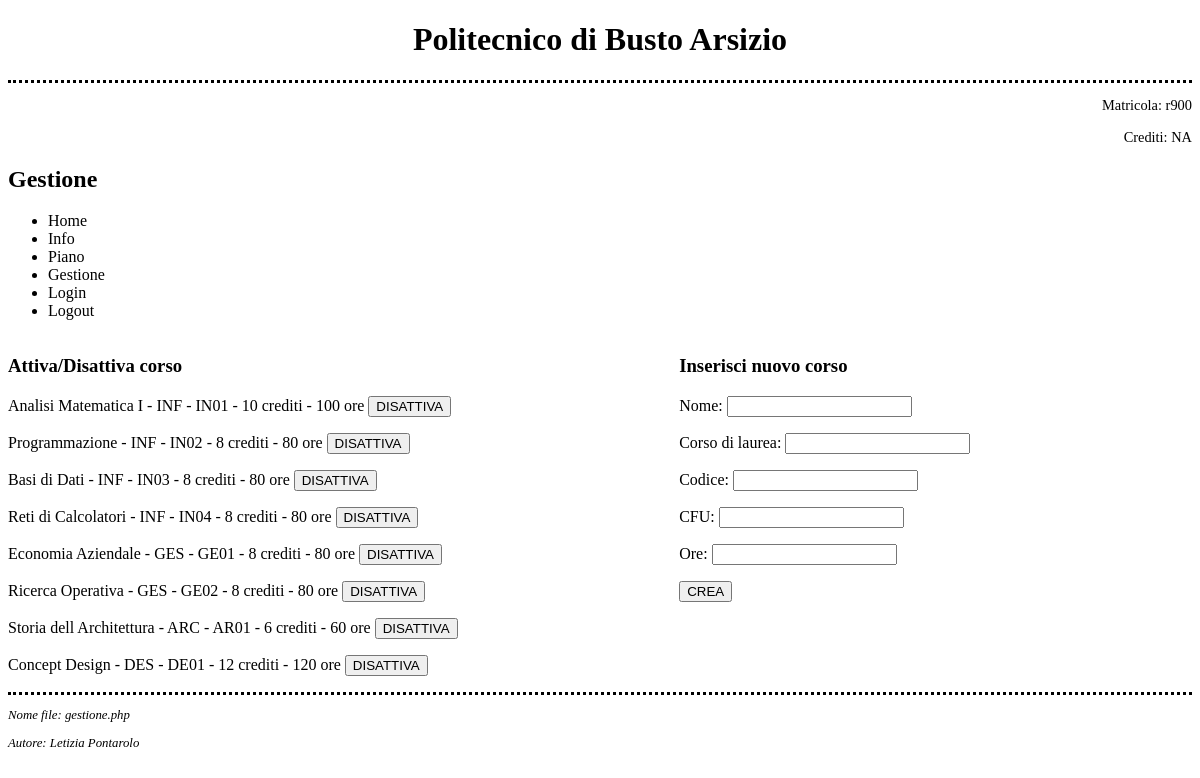
The page /pagine/gestione.php (signed in) on the database its author committed.
### tables this page shows
CREATE TABLE IF NOT EXISTS corsi (
    Nome VARCHAR(100) DEFAULT NULL,
    Laurea VARCHAR(100) DEFAULT NULL,
    CID VARCHAR(100) DEFAULT NULL,
    Crediti INT DEFAULT NULL,
    Ore INT DEFAULT NULL,
    Attivo INT DEFAULT NULL
);

### pagine/gestione.php (the view, shortened to what this page needs)
<!doctype html>
<html lang="it">
<head>
    <link rel="stylesheet" type="text/css" href="../altro/stile.css">
</head>
<body>
<header class="titolo"><?php include '../altro/titolo.php'; ?></header>
<div class="intestazione"><?php include '../altro/intestazione.php'; ?></div>
<h2 id="gestione">Gestione</h2>
<div class="menu"><?php include '../altro/menu.php'; ?></div>
<div class="grid-container">
<?php
$config = require __DIR__ . '/../config/database.local.php';
$con = mysqli_connect(
    $config['host'],
    $config['read_user'],
    $config['read_password'],
    $config['database']
);
mysqli_set_charset($con, 'utf8mb4');
$query = "SELECT * FROM corsi";
$result = mysqli_query($con, $query);
echo "<div class='attivaDisattivaCorso'>
      <h3>Attiva/Disattiva corso</h3>
      <form name='f3'
            action='../azioniForm/attivaDisattivaCorso.php'
            method='post'>";
while ($row = mysqli_fetch_assoc($result)) {
    $nome = htmlspecialchars($row['Nome'], ENT_QUOTES, 'UTF-8');
    $laurea = htmlspecialchars($row['Laurea'], ENT_QUOTES, 'UTF-8');
    $cid = htmlspecialchars($row['CID'], ENT_QUOTES, 'UTF-8');
    $crediti = htmlspecialchars($row['Crediti'], ENT_QUOTES, 'UTF-8');
    $ore = htmlspecialchars($row['Ore'], ENT_QUOTES, 'UTF-8');
    $azione = ($row['Attivo'] == 1) ? 'DISATTIVA' : 'ATTIVA';
    echo "<p>
          $nome - $laurea - $cid - $crediti crediti - $ore ore
          <input type='submit' name='$cid' value='$azione'>
          </p>";
}
echo "</form></div>";
echo "<div class='inserisciNuovoCorso'>
      <h3 id='nuovoCorso'>Inserisci nuovo corso</h3>
      <form name='f4'
            action='../azioniForm/inserisciNuovoCorso.php'
            method='post'>
      <p>Nome: <input type='text' name='nome'></p>
      <p>Corso di laurea: <input type='text' name='corsoDiLaurea'></p>
      <p>Codice: <input type='text' name='codice'></p>
      <p>CFU: <input type='text' name='cfu'></p>
      <p>Ore: <input type='text' name='ore'></p>
      <input type='submit' value='CREA'>
      </form>";
echo "</div>";
?>
</div>
<footer><?php include '../altro/footer.php'; ?></footer>
</body>
</html>

### altro/stile.css (style rules this page uses)
footer { font-style: italic; font-family: serif; ; font-size: 80% ; border-top-style: dotted; border-top-color: black; }
div.intestazione { font-family: serif; ; font-size: 90%; text-align: right; }
header { text-align: center; border-bottom-style: dotted; }
div.attivaDisattivaCorso { grid-area: attivaDisattivaCorso }
div.inserisciNuovoCorso { grid-area: inserisciNuovoCorso }
div.grid-container { display: grid; grid-template-areas:'attivaDisattivaCorso inserisciNuovoCorso '; }

### rows shown on the page
corsi: Nome "Analisi Matematica I", Laurea "INF", CID "IN01", Crediti "10", Ore "100", Attivo "DISATTIVA"
corsi: Nome "Programmazione", Laurea "INF", CID "IN02", Crediti "8", Ore "80", Attivo "DISATTIVA"
corsi: Nome "Basi di Dati", Laurea "INF", CID "IN03", Crediti "8", Ore "80", Attivo "DISATTIVA"
corsi: Nome "Reti di Calcolatori", Laurea "INF", CID "IN04", Crediti "8", Ore "80", Attivo "DISATTIVA"
corsi: Nome "Economia Aziendale", Laurea "GES", CID "GE01", Crediti "8", Ore "80", Attivo "DISATTIVA"
corsi: Nome "Ricerca Operativa", Laurea "GES", CID "GE02", Crediti "8", Ore "80", Attivo "DISATTIVA"
corsi: Nome "Storia dell Architettura", Laurea "ARC", CID "AR01", Crediti "6", Ore "60", Attivo "DISATTIVA"
corsi: Nome "Concept Design", Laurea "DES", CID "DE01", Crediti "12", Ore "120", Attivo "DISATTIVA"

### other values the page prints
$_SESSION[ "matricola" ] "r900"
basename($_SERVER['PHP_SELF']) "gestione.php"
$tags['author'] "Letizia Pontarolo"
